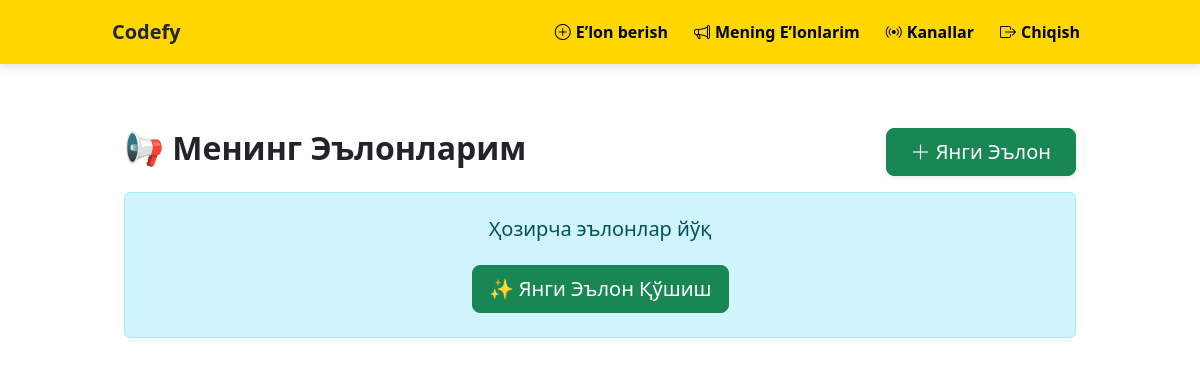
/announcements/ (signed in), run on an earlier commit of the app's database.
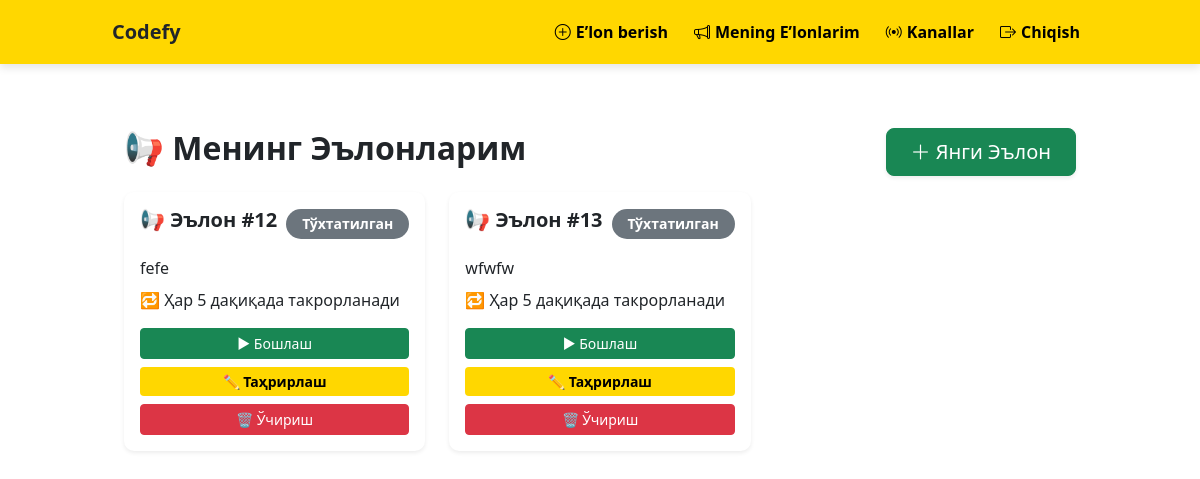
And on a later commit of the database.
### announcement/models.py (models this page shows)
class Announcement(models.Model):
    user = models.ForeignKey(User, on_delete=models.CASCADE)
    message = models.TextField()
    interval = models.IntegerField(default=5)
    is_active = models.BooleanField(default=False)
    created_at = models.DateTimeField(auto_now_add=True)
    class Meta:
        db_table = 'announcements'

### announcement/views.py (the view)
# urls.py: path('announcements/', views.announcement_list, name='announcement_list'),
@login_required
def announcement_list(request):
    announcements = Announcement.objects.filter(user=request.user).order_by('id')
    context = {
        'announcements': announcements,
    }
    return render(request, 'announcement/list.html', context)

### templates/announcement/list.html (shortened to what this page needs)
{% extends 'base.html' %}
{% block content %}
<div class="container py-4">
    <div class="row">
        <div class="mb-3 col-12 d-flex justify-content-between align-items-center">
            <h2 class="fw-bold">📢 Менинг Эълонларим</h2>
            <a href="{% url 'create_announcement' %}" class="btn btn-success btn-lg px-4 shadow-sm">
                <i class="bi bi-plus-lg"></i> Янги Эълон
            </a>
        </div>
    </div>
    <div class="row">
        {% for announcement in announcements %}
        <div class="col-12 col-md-6 col-lg-4 mb-4">
            <div class="card shadow-sm border-0">
                <div class="card-body">
                    <div class="d-flex justify-content-between align-items-center mb-3">
                        <h5 class="card-title fw-bold">
                            📢 Эълон #{{ announcement.id }}
                        </h5>
                        <span class="badge rounded-pill px-3 py-2
                            {% if announcement.is_active %}
                                bg-success text-white
                            {% else %}
                                bg-secondary text-white
                            {% endif %}">
                            {% if announcement.is_active %}
                                Фаол
                            {% else %}
                                Тўхтатилган
                            {% endif %}
                        </span>
                    </div>
                    <div class="announcement-details mb-3">
                        <p class="mb-2" style="white-space: pre-wrap;">{{ announcement.message }}</p>
                        <p class="mb-2">🔁 Ҳар {{ announcement.interval }} дақиқада такрорланади</p>
                    </div>
                    <div class="d-grid gap-2">
                        {% if announcement.is_active %}
                        <a href="{% url 'stop_announcement' announcement.id %}"
                            class="btn btn-warning btn-sm">
                            ⏸ Тўхтатиш
                        </a>
                        {% else %}
                        <a href="{% url 'start_announcement' announcement.id %}"
                            class="btn btn-success btn-sm">
                            ▶ Бошлаш
                        </a>
                        {% endif %}
                        <a href="{% url 'edit_announcement' announcement.id %}"
                            class="btn btn-primary btn-sm">
                            ✏ Таҳрирлаш
                        </a>
                        <a href="{% url 'delete_announcement' announcement.id %}"
                            class="btn btn-danger btn-sm"
                            onclick="return confirm('Ростдан ҳам бу эълонни ўчирмоқчимисиз?')">
                            🗑 Ўчириш
                        </a>
                    </div>
                </div>
            </div>
        </div>
        {% empty %}
        <div class="col-12">
            <div class="alert alert-info text-center p-4">
                <h5>Ҳозирча эълонлар йўқ</h5>
                <a href="{% url 'create_announcement' %}" class="btn btn-success btn-lg mt-3">
                    ✨ Янги Эълон Қўшиш
                </a>
            </div>
        </div>
        {% endfor %}
    </div>
</div>
{% endblock %}

What changed in the data, as far as the page shows it:
added Announcement: id "12", is_active "Тўхтатилган", message "fefe", interval "5"
added Announcement: id "13", is_active "Тўхтатилган", message "wfwfw", interval "5"
Also different on the page:
text no longer shown: "Ҳозирча эълонлар йўқ ✨ Янги Эълон Қўшиш"
